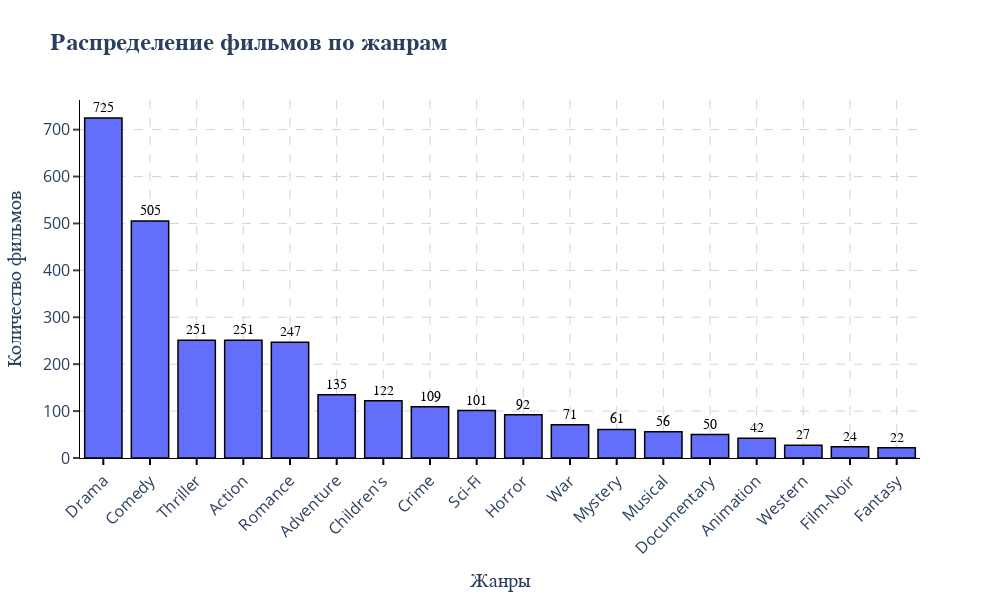

Notebook code for this chart:
### Code cell
fig_4 = px.bar(
    x=genres_film_count.index,
    y=genres_film_count,
    title="Распределение фильмов по жанрам",
)
fig_4.update_layout(
    width=1000,  # ширина в пикселях
    height=600,  # высота в пикселях
    # autosize=False,  # отключаем авторазмер
    xaxis_title="Жанры",
    yaxis_title="Количество фильмов",
    # title_font=dict(size=24, family="Arial", weight="bold"),
)
fig_4.update_traces(
    marker=dict(line=dict(width=1.5, color="black"))  # Толщина рамки  # Цвет рамки
)
fig_4.update_layout(
    xaxis=dict(tickangle=-45)  # Поворот на 45 градусов против часовой стрелки
)
fig_4.update_traces(
    texttemplate="%{y}",  # Формат текста (значение y)
    textposition="outside",  # Положение: 'outside', 'inside', 'auto', 'none'
    textfont=dict(
        size=14, family="Arial", color="black"
    ),  # Размер шрифта  # Цвет текста
)
fig_4.update_layout(
    xaxis=dict(
        showticklabels=True,
        tickmode="linear",
        ticks="outside",  # Ticks снаружи: 'outside', 'inside', ''
        ticklen=6,  # Длина ticks
        tickwidth=2,  # Толщина ticks
        tickcolor="black",  # Цвет ticks
        dtick=1,
        # tickmode='array',  # Режим ручной установки
        # tickvals=[0, 1, 2, 3],  # Позиции ticks
        # ticktext=['Категория A', 'Категория B', 'Категория C', 'Категория D']  # Подписи
    ),
    yaxis=dict(
        showticklabels=True,
        tickmode="linear",
        dtick=100,
        ticks="outside",  # Ticks снаружи: 'outside', 'inside', ''
        ticklen=6,  # Длина ticks
        tickwidth=2,  # Толщина ticks
        # tickmode="linear",
        # dtick=5
    ),
)
fig_4 = configure_plotly_theme(fig_4)
fig_4.show()

### Figure 1 — Plotly figure (JSON) as saved in the notebook; plotly's stock layout.template omitted (floating-point values rounded to 4 significant figures)
{"data": [{"hovertemplate": "x=%{x}<br>y=%{y}<extra></extra>", "legendgroup": "", "marker": {"color": "#636efa", "line": {"color": "black", "width": 1.5}, "pattern": {"shape": ""}}, "name": "", "orientation": "v", "showlegend": false, "textfont": {"color": "black", "family": "Arial", "size": 14}, "textposition": "outside", "texttemplate": "%{y}", "type": "bar", "x": ["Drama", "Comedy", "Thriller", "Action", "Romance", "Adventure", "Children's", "Crime", "Sci-Fi", "Horror", "War", "Mystery", "Musical", "Documentary", "Animation", "Western", "Film-Noir", "Fantasy"], "xaxis": "x", "y": [725, 505, 251, 251, 247, 135, 122, 109, 101, 92, 71, 61, 56, 50, 42, 27, 24, 22], "yaxis": "y"}], "layout": {"barmode": "relative", "font": {"size": 14}, "height": 600, "legend": {"tracegroupgap": 0}, "paper_bgcolor": "white", "plot_bgcolor": "white", "title": {"font": {"family": "Arial", "size": 24, "weight": "bold"}, "text": "Распределение фильмов по жанрам"}, "width": 1000, "xaxis": {"anchor": "y", "domain": [0, 1], "dtick": 1, "gridcolor": "lightgray", "griddash": "dash", "gridwidth": 1, "linecolor": "black", "linewidth": 1, "showline": true, "showticklabels": true, "tickangle": -45, "tickcolor": "black", "tickfont": {"size": 16}, "ticklen": 6, "tickmode": "linear", "ticks": "outside", "tickwidth": 2, "title": {"font": {"family": "Arial", "size": 20}, "text": "Жанры"}}, "yaxis": {"anchor": "x", "domain": [0, 1], "dtick": 100, "gridcolor": "lightgray", "griddash": "dash", "gridwidth": 1, "linecolor": "black", "linewidth": 1, "showline": true, "showticklabels": true, "tickfont": {"size": 16}, "ticklen": 6, "tickmode": "linear", "ticks": "outside", "tickwidth": 2, "title": {"font": {"family": "Arial", "size": 20}, "text": "Количество фильмов"}}}}
